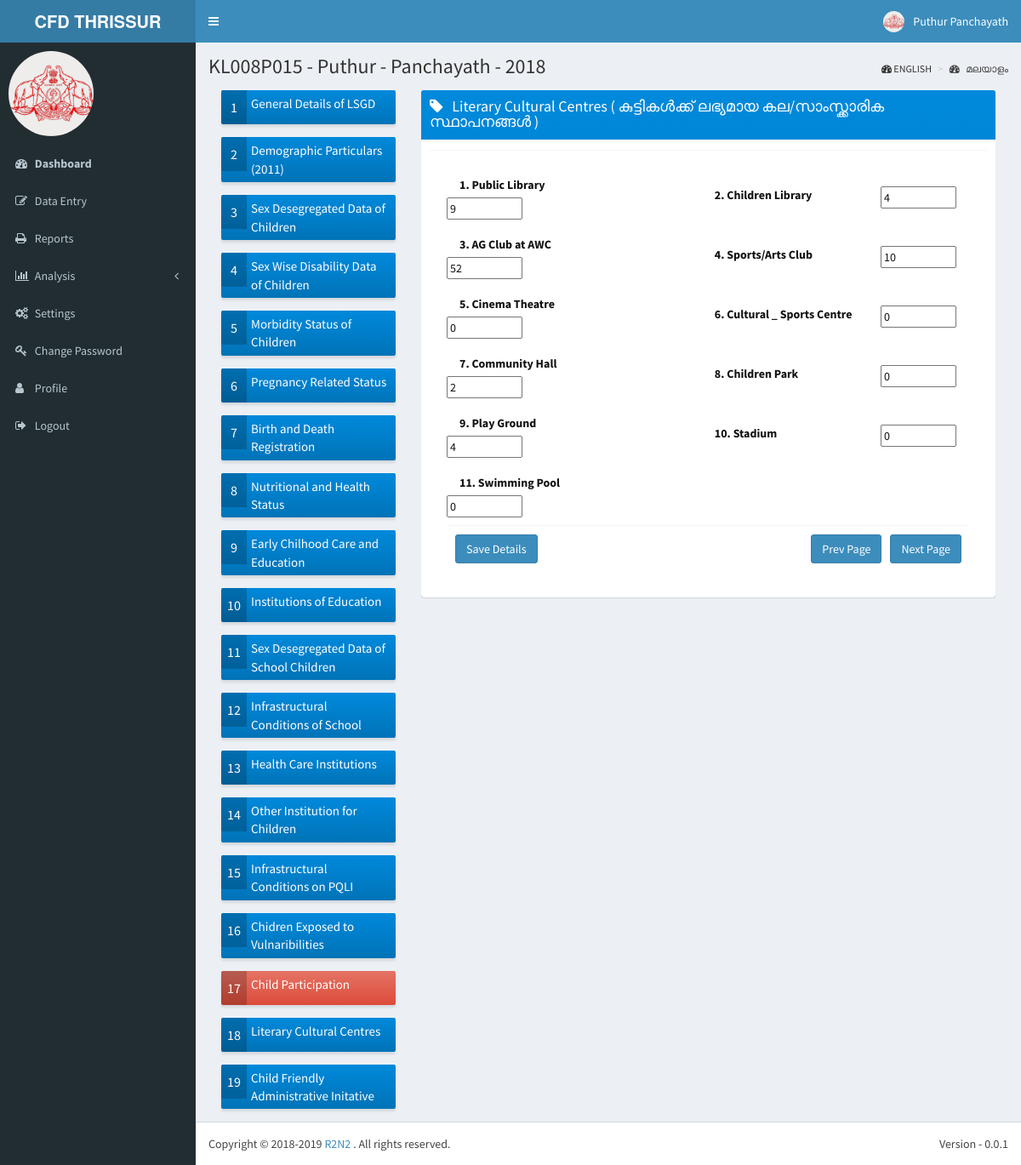
The app's page /data/lcc/ (signed in) with its own data.
### lsgd/models.py (models this page shows)
class Lsgd(models.Model):
    lsgd_code = models.CharField(max_length = 15, unique = True, primary_key = True)
    lsgd_name = models.CharField(max_length = 100, unique = True)
    lsgd_type = models.CharField(max_length = 15)
    lsgd_district = models.ForeignKey('District', on_delete = models.SET_NULL, null=True)
    lsgd_taluk = models.ForeignKey('Taluk', on_delete = models.SET_NULL, null = True)
    lsgd_block = models.ForeignKey('Block', on_delete = models.SET_NULL, null = True)
    lsgd_assembly = models.ForeignKey('Assembly', on_delete = models.SET_NULL, null = True)
    lsgd_parliament = models.ForeignKey('Parliament', on_delete = models.SET_NULL, null = True)

### qbnk/models.py (models this page shows)
class QuestionBank(models.Model):
    question_code = models.CharField(max_length = 10, unique = True, primary_key = True)
    question_text = models.CharField(max_length = 500)
    question_text_m = models.CharField(max_length = 500)
    question_type = models.CharField(max_length = 10)
    question_options = models.CharField(max_length = 200, blank=True)

### data/models.py (models this page shows)
class D018(models.Model):
	lsgd_code_and_year = models.CharField(max_length = 20, unique = True, primary_key = True)
	Public_Library = models.IntegerField(null = True)
	Children_Library = models.IntegerField(null = True)
	AG_Club_at_AWC = models.IntegerField(null = True)
	Sports_Arts_Club = models.IntegerField(null = True)
	Cinema_Theatre = models.IntegerField(null = True)
	Cultural_Sports_Centre = models.IntegerField(null = True)
	Community_Hall = models.IntegerField(null = True)
	Children_Park = models.IntegerField(null = True)
	Play_Ground = models.IntegerField(null = True)
	Stadium = models.IntegerField(null = True)
	Swimming_Pool = models.IntegerField(null = True)

### data/views.py (the view)
def lcc_page(request):
    data_entry_year = 2018
    current_user = request.user
    lsgd_code = current_user.profile.user_lsgd
    district_code = lsgd_code[:5]
    questions_queryset =  QuestionBank.objects.filter(question_code__startswith = "Q018").values().order_by('question_code')
    lsgd_selected = Lsgd.objects.filter(lsgd_code = lsgd_code)
    reqd_data = lsgd_code + str(data_entry_year)
    current_answerset = D018.objects.filter(lsgd_code_and_year = reqd_data )
    if request.method == 'POST':
        data_form018 = F018(request.POST)
        data018 = D018()
        print(request.POST)
        if data_form018.is_valid():
            data018.lsgd_code_and_year = lsgd_code + str(data_entry_year)
            data018.Public_Library = data_form018.cleaned_data['Public_Library']
            data018.Children_Library = data_form018.cleaned_data['Children_Library']
            data018.AG_Club_at_AWC = data_form018.cleaned_data['AG_Club_at_AWC']
            data018.Sports_Arts_Club = data_form018.cleaned_data['Sports_Arts_Club']
            data018.Cinema_Theatre = data_form018.cleaned_data['Cinema_Theatre']
            data018.Cultural_Sports_Centre = data_form018.cleaned_data['Cultural_Sports_Centre']
            data018.Community_Hall = data_form018.cleaned_data['Community_Hall']
            data018.Children_Park = data_form018.cleaned_data['Children_Park']
            data018.Play_Ground = data_form018.cleaned_data['Play_Ground']
            data018.Stadium = data_form018.cleaned_data['Stadium']
            data018.Swimming_Pool = data_form018.cleaned_data['Swimming_Pool']
            data018.save()
        else:
            print('Form not valid')
        if 'next_page' in request.POST:
            print("Next page clicked")
            return redirect('/data/cfai/')
        elif 'prev_page' in request.POST:
            print("Prev page clicked")
            return redirect('/data/cp/')
        else:
            print("Save details clicked")
    else:
        print("Not a POST request")
    if (current_user.profile.user_lang == 0):
        return render(request, 'data/18lcc.html', {'questions': questions_queryset, 'lsgd_selected': lsgd_selected, 'data_entry_year': data_entry_year, \
                            'current_user': current_user, 'answers': current_answerset})
    else:
        return render(request, 'data/18lccm.html', {'questions': questions_queryset, 'lsgd_selected': lsgd_selected, 'data_entry_year': data_entry_year, \
                            'current_user': current_user, 'answers': current_answerset})

### data/templates/data/18lcc.html (shortened to what this page needs)
{% extends 'r2n2/base.html' %}
{% block userinfo %}
          <li class="dropdown user user-menu">
            <a href="#" class="dropdown-toggle" data-toggle="dropdown">
              <img src="/static/dist/img/user2-160x160.jpg" class="user-image" alt="User Image">
              <span class="hidden-xs">{{ current_user.first_name}} {{ current_user.last_name}}</span>
            </a>
          </li>
{% endblock %}
{% block content_header %}
	<section class="content-header">
	<h1>
		{{ lsgd_selected.0.lsgd_code }} -
        {{ lsgd_selected.0.lsgd_name }} -
        {{ lsgd_selected.0.lsgd_type }} -
		{{ data_entry_year }}
    </h1>
	<ol class="breadcrumb">
        <li><i class="fa fa-dashboard"></i> ENGLISH</li>
        <li><a href="#"><i class="fa fa-dashboard"></i> മലയാളം </a></li>
     </ol>
    </section>
{% endblock %}
{% block content %}
<section class="content">
<section class="col-lg-3 col-md-3">
<div class="row">
  <div class="col-md-12 col-sm-6 col-xs-12">
    <a href=""> <div class="info-box bg-blue-gradient">
      <span class="info-box-icon">1</span>
      <div class="info-box-content">
        <span class="info-box-number">General Details of LSGD </span>
      </div>
    </div>
  </div></a>
</div>
<div class="row">
  <div class="col-md-12 col-sm-6 col-xs-12">
    <a href="/data/demp"> <div class="info-box bg-blue-gradient">
      <span class="info-box-icon">2</span>
      <div class="info-box-content">
        <span class="info-box-number">Demographic Particulars (2011) </span>
      </div>
    </div>
  </div></a>
</div>
<div class="row">
  <div class="col-md-12 col-sm-6 col-xs-12">
    <a href="/data/sddc/"> <div class="info-box bg-blue-gradient">
      <span class="info-box-icon">3</span>
      <div class="info-box-content">
        <span class="info-box-number">Sex Desegregated Data of Children</span>
      </div>
    </div>
  </div></a>
</div>
<div class="row">
  <div class="col-md-12 col-sm-6 col-xs-12">
    <a href="/data/swdd/"> <div class="info-box bg-blue-gradient">
      <span class="info-box-icon">4</span>
      <div class="info-box-content">
        <span class="info-box-number">Sex Wise Disability Data of Children </span>
      </div>
    </div>
  </div></a>
</div>
<div class="row">
  <div class="col-md-12 col-sm-6 col-xs-12">
    <a href="/data/msc/"> <div class="info-box bg-blue-gradient">
      <span class="info-box-icon">5</span>
      <div class="info-box-content">
        <span class="info-box-number">Morbidity Status of Children </span>
      </div>
    </div>
  </div></a>
</div>
<div class="row">
  <div class="col-md-12 col-sm-6 col-xs-12">
    <a href="/data/prs/"> <div class="info-box bg-blue-gradient">
      <span class="info-box-icon">6</span>
      <div class="info-box-content">
        <span class="info-box-number">Pregnancy Related Status</span>
      </div>
    </div>
  </div></a>
</div>
<div class="row">
  <div class="col-md-12 col-sm-6 col-xs-12">
    <a href="/data/bdr/"> <div class="info-box bg-blue-gradient">
      <span class="info-box-icon">7</span>
      <div class="info-box-content">
        <span class="info-box-number">Birth and Death Registration </span>
      </div>
    </div>
  </div></a>
</div>
<div class="row">
  <div class="col-md-12 col-sm-6 col-xs-12">
    <a href="/data/nhs/"> <div class="info-box bg-blue-gradient">
      <span class="info-box-icon">8</span>
      <div class="info-box-content">
        <span class="info-box-number">Nutritional and Health Status </span>
      </div>
    </div>
  </div></a>
</div>
<div class="row">
  <div class="col-md-12 col-sm-6 col-xs-12">
    <a href="/data/ecce/"> <div class="info-box bg-blue-gradient">
      <span class="info-box-icon">9</span>
      <div class="info-box-content">
        <span class="info-box-number">Early Chilhood Care and Education</span>
      </div>
    </div>
  </div></a>
</div>
<div class="row">
  <div class="col-md-12 col-sm-6 col-xs-12">
    <a href="/data/ioe/"> <div class="info-box bg-blue-gradient">
      <span class="info-box-icon">10</span>
      <div class="info-box-content">
        <span class="info-box-number">Institutions of Education</span>
      </div>
    </div>
  </div></a>
</div>
<div class="row">
  <div class="col-md-12 col-sm-6 col-xs-12">
    <a href="/data/sddosc/"> <div class="info-box bg-blue-gradient">
      <span class="info-box-icon">11</span>
      <div class="info-box-content">
        <span class="info-box-number">Sex Desegregated Data of School Children</span>
      </div>
    </div>
  </div></a>
</div>
<div class="row">
  <div class="col-md-12 col-sm-6 col-xs-12">
    <a href="/data/icop/"> <div class="info-box bg-blue-gradient">
      <span class="info-box-icon">12</span>
      <div class="info-box-content">
        <span class="info-box-number">Infrastructural Conditions of School</span>
      </div>
    </div>
  </div></a>
</div>
<div class="row">
  <div class="col-md-12 col-sm-6 col-xs-12">
    <a href="/data/hci/"> <div class="info-box bg-blue-gradient">
      <span class="info-box-icon">13</span>
      <div class="info-box-content">
        <span class="info-box-number">Health Care Institutions</span>
      </div>
    </div>
  </div></a>
</div>
<div class="row">
  <div class="col-md-12 col-sm-6 col-xs-12">
    <a href="/data/oifc/"> <div class="info-box bg-blue-gradient">
      <span class="info-box-icon">14</span>
      <div class="info-box-content">
        <span class="info-box-number">Other  Institution for Children</span>
      </div>
    </div>
  </div></a>
</div>
<div class="row">
  <div class="col-md-12 col-sm-6 col-xs-12">
    <a href="/data/icop/"> <div class="info-box bg-blue-gradient">
      <span class="info-box-icon">15</span>
      <div class="info-box-content">
        <span class="info-box-number">Infrastructural Conditions on PQLI</span>
      </div>
    </div>
  </div></a>
</div>
<div class="row">
  <div class="col-md-12 col-sm-6 col-xs-12">
    <a href="/data/cetv/"> <div class="info-box bg-blue-gradient">
      <span class="info-box-icon">16</span>
      <div class="info-box-content">
        <span class="info-box-number">Chidren Exposed to Vulnaribilities</span>
      </div>
    </div>
  </div></a>
</div>
<div class="row">
  <div class="col-md-12 col-sm-6 col-xs-12">
    <a href="#"> <div class="info-box bg-red-gradient">
      <span class="info-box-icon">17</span>
      <div class="info-box-content">
        <span class="info-box-number">Child Participation</span>
      </div>
    </div>
  </div></a>
</div>
<div class="row">
  <div class="col-md-12 col-sm-6 col-xs-12">
    <a href="/data/lcc/"> <div class="info-box bg-blue-gradient">
      <span class="info-box-icon">18</span>
      <div class="info-box-content">
        <span class="info-box-number">Literary Cultural Centres</span>
      </div>
    </div>
  </div></a>
</div>
<div class="row">
  <div class="col-md-12 col-sm-6 col-xs-12">
    <a href="/data/cfai/"> <div class="info-box bg-blue-gradient">
      <span class="info-box-icon">19</span>
      <div class="info-box-content">
        <span class="info-box-number">Child Friendly Administrative Initative</span>
      </div>
    </div>
  </div></a>
</div>
</section>
<section class="col-lg-9 col-md-9">
          <div class="box box-solid bg-blue-gradient">
            <div class="box-header with-border">
              <h3 class="box-title"><i class="fa fa-tag"></i> &nbsp; Literary Cultural Centres ( കുട്ടികള്‍ക്ക് ലഭ്യമായ കല/സാംസ്ക്കാരിക സ്ഥാപനങ്ങള്‍    )</h3>
			</div>
			<div class="box-footer text-black">
			<form class="form-horizontal" method="post">
      <div class="box-footer text-black">
      <div class="box-body">
			<table border=0px width=100%>
                    <tr height=70px><td>
                            <label for="Public_Library" class="col-sm-8">1. {{ questions.0.question_text }}</label>
                            <input id="Public_Library" name="Public_Library" type="text" size="7" value="{{ answers.0.Public_Library}}"></td>
                            <td> <label for="inputEmail3" class="col-sm-8"></label> </td>
                            <td><label for="Children_Library" class="col-sm-8">2. {{ questions.1.question_text }}</label>
                            <input id="Children_Library" name="Children_Library" type="text" size="7" value="{{ answers.0.Children_Library}}"></td></td></tr>
                            <tr height=70px><td>
                            <label for="AG_Club_at_AWC" class="col-sm-8">3. {{ questions.2.question_text }}</label>
                            <input id="AG_Club_at_AWC" name="AG_Club_at_AWC" type="text" size="7" value="{{ answers.0.AG_Club_at_AWC}}"></td>
                            <td> <label for="inputEmail3" class="col-sm-8"></label> </td>
                            <td><label for="Sports_Arts_Club" class="col-sm-8">4. {{ questions.3.question_text }}</label>
                            <input id="Sports_Arts_Club" name="Sports_Arts_Club" type="text" size="7" value="{{ answers.0.Sports_Arts_Club}}"></td></td></tr>
                            <tr height=70px><td>
                            <label for="Cinema_Theatre" class="col-sm-8">5. {{ questions.4.question_text }}</label>
                            <input id="Cinema_Theatre" name="Cinema_Theatre" type="text" size="7" value="{{ answers.0.Cinema_Theatre}}"></td>
                            <td> <label for="inputEmail3" class="col-sm-8"></label> </td>
                            <td><label for="Cultural_Sports_Centre" class="col-sm-8">6. {{ questions.5.question_text }}</label>
                            <input id="Cultural_Sports_Centre" name="Cultural_Sports_Centre" type="text" size="7" value="{{ answers.0.Cultural_Sports_Centre}}"></td></td></tr>
                            <tr height=70px><td>
                            <label for="Community_Hall" class="col-sm-8">7. {{ questions.6.question_text }}</label>
                            <input id="Community_Hall" name="Community_Hall" type="text" size="7" value="{{ answers.0.Community_Hall}}"></td>
                            <td> <label for="inputEmail3" class="col-sm-8"></label> </td>
                            <td><label for="Children_Park" class="col-sm-8">8. {{ questions.7.question_text }}</label>
                            <input id="Children_Park" name="Children_Park" type="text" size="7" value="{{ answers.0.Children_Park}}"></td></td></tr>
                            <tr height=70px><td>
                            <label for="Play_Ground" class="col-sm-8">9. {{ questions.8.question_text }}</label>
                            <input id="Play_Ground" name="Play_Ground" type="text" size="7" value="{{ answers.0.Play_Ground}}"></td>
                            <td> <label for="inputEmail3" class="col-sm-8"></label> </td>
                            <td><label for="Stadium" class="col-sm-8">10. {{ questions.9.question_text }}</label>
                            <input id="Stadium" name="Stadium" type="text" size="7" value="{{ answers.0.Stadium}}"></td></td></tr>
                            <tr height=70px><td>
                            <label for="Swimming_Pool" class="col-sm-8">11. {{ questions.10.question_text }}</label>
                            <input id="Swimming_Pool" name="Swimming_Pool" type="text" size="7" value="{{ answers.0.Swimming_Pool}}"></td>
                            <td> <label for="inputEmail3" class="col-sm-8"></label> </td>
                </table>
      <div class="box-footer">
        <button type="submit" name="save_details" class="btn btn-primary">Save Details</button>
        <button type="submit" name="next_page" class="btn btn-primary pull-right">Next Page </button>
        <button type="submit" name="prev_page" style='margin-right:10px' class="btn btn-primary pull-right">Prev Page </button>
      </div>
		    </div>
            </form>
          </div>
		  </div>
</section>
</section>
{% endblock %}

### records on screen
Lsgd: lsgd_code "KL008P015", lsgd_name "Puthur", lsgd_type "Panchayath"
QuestionBank: question_text "Public Library"
D018: Public_Library "9", Children_Library "4", AG_Club_at_AWC "52", Sports_Arts_Club "10", Cinema_Theatre "0", Cultural_Sports_Centre "0", Community_Hall "2", Children_Park "0", Play_Ground "4", Stadium "0", Swimming_Pool "0"
QuestionBank: question_text "Children Library"
QuestionBank: question_text "AG Club at AWC"
QuestionBank: question_text "Sports/Arts Club"
QuestionBank: question_text "Cinema Theatre"
QuestionBank: question_text "Cultural _ Sports Centre"
QuestionBank: question_text "Community Hall"
QuestionBank: question_text "Children Park"
QuestionBank: question_text "Play Ground"
QuestionBank: question_text "Stadium"
QuestionBank: question_text "Swimming Pool"

### other values on screen
{{ current_user.first_name }} "Puthur"
{{ current_user.last_name }} "Panchayath"
{{ data_entry_year }} "2018"
